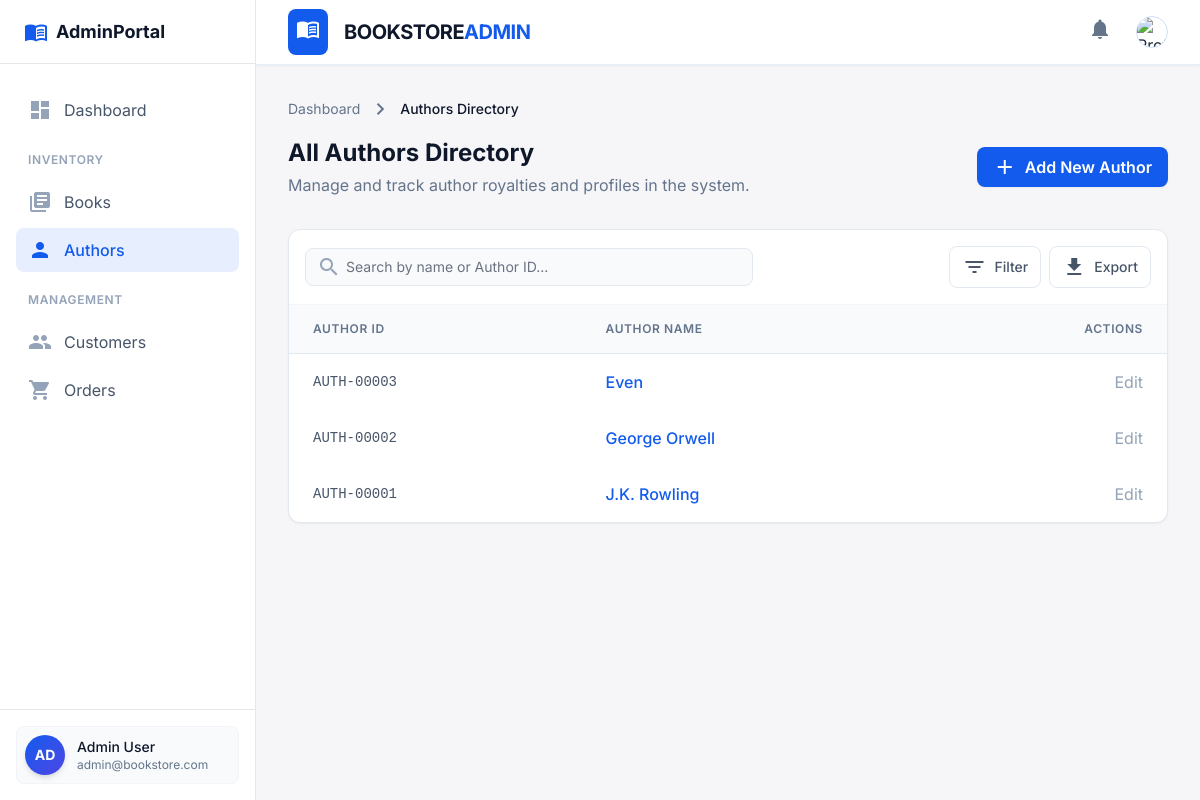
The page /index.php?page=author on the database as committed earlier.
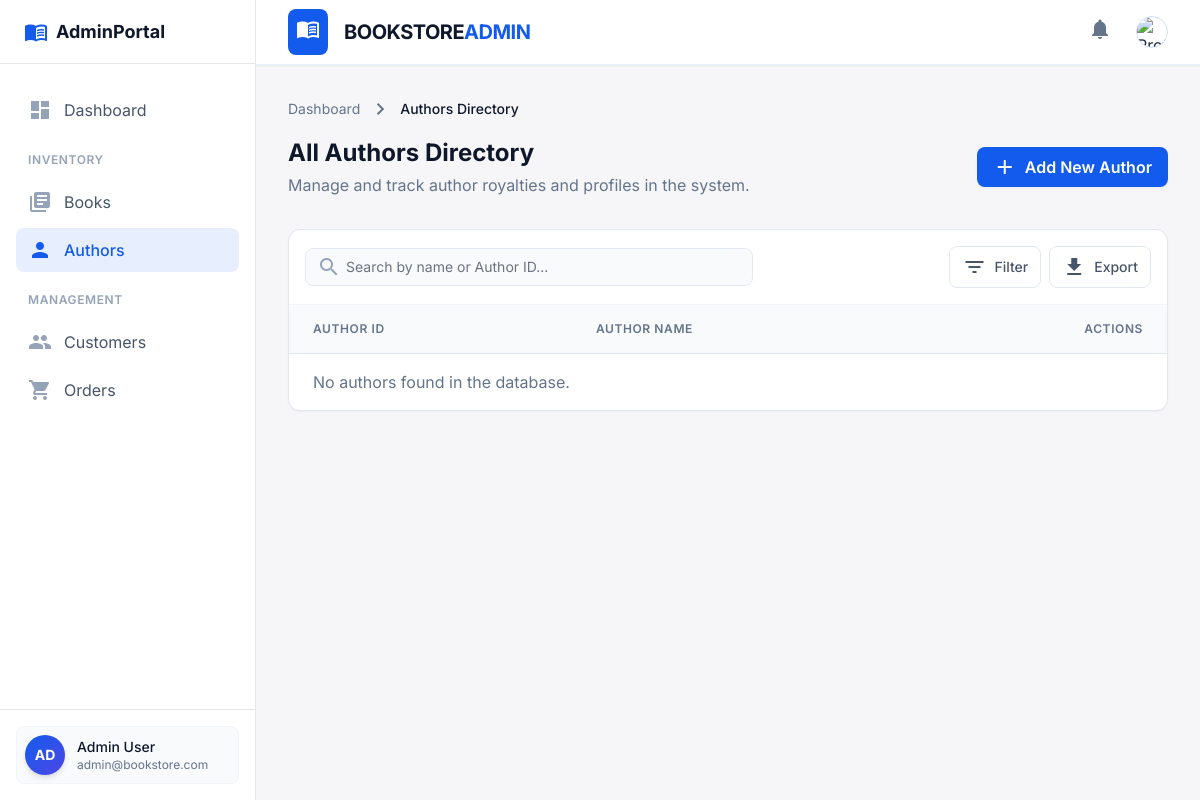
The same page on the database as committed later.
### tables this page shows
CREATE TABLE AUTHORS (
    AUTHOR_ID INTEGER PRIMARY KEY AUTOINCREMENT,
    NAME TEXT NOT NULL,
    BIOGRAPHY TEXT
, ROYALTY REAL DEFAULT 0.0);

### controllers/AuthorController.php (called while the page is built, shortened)
<?php
require_once __DIR__ . '/../db.php';
function getAllAuthors() {
    global $pdo;
    $stmt = $pdo->query('SELECT * FROM AUTHORS ORDER BY NAME');
    return $stmt->fetchAll(PDO::FETCH_ASSOC);
}

### views/Author.php (the view, shortened to what the changed rows need)
<!DOCTYPE html>
<html lang="en"><head>
<script src="https://cdn.tailwindcss.com?plugins=forms,container-queries"></script>
<script id="tailwind-config">
        tailwind.config = {
            darkMode: "class",
            theme: {
                extend: {
                    colors: {
                        "primary": "#135bec",
                        "background-light": "#f6f6f8",
                        "background-dark": "#101622",
                    },
                    fontFamily: {
                        "display": ["Inter"]
                    },
                    borderRadius: {"DEFAULT": "0.25rem", "lg": "0.5rem", "xl": "0.75rem", "full": "9999px"},
                },
            },
        }
    </script>
</head>
<body class="bg-background-light dark:bg-background-dark font-display text-slate-800 dark:text-slate-200 min-h-screen">
<main class="max-w-7xl mx-auto px-4 sm:px-6 lg:px-8 py-8">
<div class="flex flex-col md:flex-row md:items-center justify-between gap-4 mb-8">
<div>
<h1 class="text-2xl font-bold text-slate-900 dark:text-white">All Authors Directory</h1>
</div>
</div>
<div class="bg-white dark:bg-slate-900 rounded-xl shadow-sm border border-slate-200 dark:border-slate-800 overflow-hidden">
<?php
require_once __DIR__ . '/../controllers/AuthorController.php';
$authors = getAllAuthors();
?>
<table class="w-full text-left border-collapse">
    <thead>
        <tr class="bg-slate-50 dark:bg-slate-800/50">
            <th class="px-6 py-4 text-xs font-semibold uppercase tracking-wider text-slate-500 border-b border-slate-200 dark:border-slate-800">Author ID</th>
            <th class="px-6 py-4 text-xs font-semibold uppercase tracking-wider text-slate-500 border-b border-slate-200 dark:border-slate-800">Author Name</th>
            <th class="px-6 py-4 text-xs font-semibold uppercase tracking-wider text-slate-500 border-b border-slate-200 dark:border-slate-800 text-right">Actions</th>
        </tr>
    </thead>
    <tbody>
        <?php foreach ($authors as $author): ?>
            <tr class="hover:bg-primary/5 transition-colors group">
                <td class="px-6 py-4 font-mono text-sm text-slate-600 dark:text-slate-400">AUTH-<?php echo str_pad($author['AUTHOR_ID'], 5, '0', STR_PAD_LEFT); ?></td>
                <td class="px-6 py-4">
                    <a class="text-primary font-medium hover:underline decoration-2 underline-offset-4" href="index.php?page=authordetails&id=<?php echo $author['AUTHOR_ID']; ?>"><?php echo htmlspecialchars($author['NAME']); ?></a>
                </td>
                <td class="px-6 py-4 text-right">
                    <a href="index.php?page=editauthor&id=<?php echo $author['AUTHOR_ID']; ?>" class="text-slate-400 hover:text-primary transition-colors">Edit</a>
                </td>
            </tr>
        <?php endforeach; ?>
        <?php if (count($authors) === 0): ?>
            <tr><td colspan="3" class="px-6 py-4 text-slate-500">No authors found in the database.</td></tr>
        <?php endif; ?>
    </tbody>
</table>
</main>
</body></html>

Rows that differ between the two databases and show on the page:
removed authors: AUTHOR_ID "00003", NAME "Even"
removed authors: AUTHOR_ID "00002", NAME "George Orwell"
removed authors: AUTHOR_ID "00001", NAME "J.K. Rowling"
Other text that changed with them:
text now shown: "No authors found in the database."
